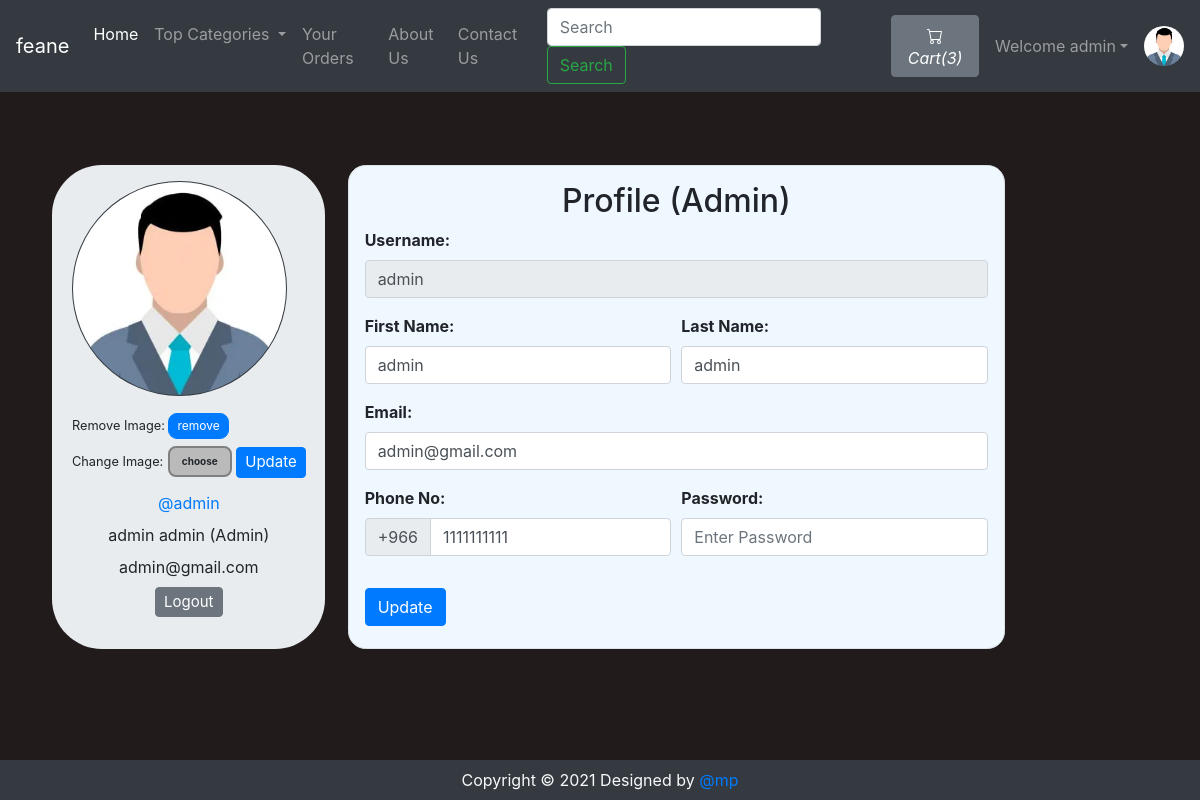
Screenshot of /viewProfile.php (signed in) with the database file from the repository.
### tables this page shows
CREATE TABLE `sitedetail` (
  `tempId` int(11) NOT NULL,
  `systemName` varchar(21) NOT NULL,
  `email` varchar(35) NOT NULL,
  `contact1` bigint(21) NOT NULL,
  `contact2` bigint(21) DEFAULT NULL COMMENT 'Optional',
  `address` text NOT NULL,
  `dateTime` datetime NOT NULL DEFAULT current_timestamp()
);

CREATE TABLE `users` (
  `id` int(21) NOT NULL,
  `username` varchar(21) NOT NULL,
  `firstName` varchar(21) NOT NULL,
  `lastName` varchar(21) NOT NULL,
  `email` varchar(35) NOT NULL,
  `phone` bigint(20) NOT NULL,
  `userType` enum('0','1') NOT NULL DEFAULT '0' COMMENT '0=user\r\n1=admin',
  `password` varchar(255) NOT NULL,
  `joinDate` datetime NOT NULL DEFAULT current_timestamp()
);

### viewProfile.php (the view, shortened to what this page needs)
<!DOCTYPE HTML>
<html lang="en">
<head>
    <link rel="stylesheet" href="https://stackpath.bootstrapcdn.com/bootstrap/4.2.1/css/bootstrap.min.css">
    <link rel="stylesheet" href="https://stackpath.bootstrapcdn.com/bootstrap/4.3.1/css/bootstrap.min.css">
    <link rel="stylesheet" href="https://use.fontawesome.com/releases/v5.7.2/css/all.css">
</head>
<body>
    <?php include 'partials/_dbconnect.php';?>
    <?php require 'partials/_nav.php' ?>
    <?php
        if($loggedin) {
    ?>
    <div class="container">
        <?php
            $sql = "SELECT * FROM users WHERE id='$userId'";
            $result = mysqli_query($conn, $sql);
            $row=mysqli_fetch_assoc($result);
            $username = $row['username'];
            $firstName = $row['firstName'];
            $lastName = $row['lastName'];
            $email = $row['email'];
            $phone = $row['phone'];
            $userType = $row['userType'];
            if($userType == 0) {
                $userType = "User";
            }
            else {
                $userType = "Admin";
            }
        ?>
        <div class="row">
            <div class="jumbotron p-3 mb-3" style="display: flex;justify-content: center;width: 28%;border-radius: 50px;margin: 0 auto;">
                <div class="user-info">
                    <img class="rounded-circle mb-3 bg-dark" src="img/person-<?php echo $userId; ?>.jpg" onError="this.src = 'img/profilePic.jpg'" style="width:215px;height:215px;padding:1px;">
                    <form action="partials/_manageProfile.php" method="POST">
                        <small>Remove Image: </small><button type="submit" class="btn btn-primary" name="removeProfilePic" style="font-size: 12px;padding: 3px 8px;border-radius: 9px;">remove</button>
                    </form>
                    <form action="partials/_manageProfile.php" method="POST" enctype="multipart/form-data" style="margin-top: 7px;">
                        <div class="upload-btn-wrapper">
                            <small>Change Image:</small>
                            <button class="btn upload">choose</button>
                        </div>
                        <button type="submit" name="updateProfilePic" class="btn btn-primary" style="margin-top: -20px;font-size: 15px;padding: 3px 8px;">Update</button>
                    </form>
                    <ul class="meta list list-unstyled" style="text-align:center;">
                        <li class="username my-2"><a href="viewProfile.php">@<?php echo $username ?></a></li>
                        <li class="name"><?php echo $firstName." ".$lastName; ?>
                            <label class="label label-info">(<?php echo $userType ?>)</label>
                        </li>
                        <li class="email"><?php echo $email ?></li>
                        <li class="my-2"><a href="partials/_logout.php"><button class="btn btn-secondary" style="font-size: 15px;padding: 3px 8px;">Logout</button></a></li>
                    </ul>
                </div>
            </div>
            <div class="content-panel mb-3" style="display: flex;justify-content: center;">
                <div class="border p-3" style="border: 2px solid rgba(0, 0, 0, 0.1);border-radius: 1.1rem;background-color: aliceblue;">
                    <h2 class="title text-center">Profile<span class="pro-label label label-warning"> (<?php echo $userType ?>)</span></h2>
                    <form action="partials/_manageProfile.php" method="post">
                        <div class="form-group">
                            <b><label for="username">Username:</label></b>
                            <input class="form-control" id="username" name="username" type="text" disabled value="<?php echo $username ?>">
                        </div>
                        <div class="form-row">
                        <div class="form-group col-md-6">
                            <b><label for="firstName">First Name:</label></b>
                            <input type="text" class="form-control" id="firstName" name="firstName" placeholder="First Name" required value="<?php echo $firstName ?>">
                        </div>
                        <div class="form-group col-md-6">
                            <b><label for="lastName">Last Name:</label></b>
                            <input type="text" class="form-control" id="lastName" name="lastName" placeholder="Last name" required value="<?php echo $lastName ?>">
                        </div>
                        </div>
                        <div class="form-group">
                            <b><label for="email">Email:</label></b>
                            <input type="email" class="form-control" id="email" name="email" placeholder="Enter Your Email" required value="<?php echo $email ?>">
                        </div>
                        <div class="form-row">
                            <div class="form-group  col-md-6">
                                <b><label for="phone">Phone No:</label></b>
                                <div class="input-group mb-3">
                                    <div class="input-group-prepend">
                                        <span class="input-group-text" id="basic-addon">+966</span>
                                    </div>
                                    <input type="tel" class="form-control" id="phone" name="phone" placeholder="Enter Your Phone Number" required pattern="[0-9]{9}" maxlength="10" value="<?php echo $phone ?>">
                                </div>
                            </div>
                            <div class="form-group  col-md-6">
                                <b><label for="password">Password:</label></b>
                                <input class="form-control" id="password" name="password" placeholder="Enter Password" type="password" required minlength="4" maxlength="21" data-toggle="password">
                            </div>
                        </div>
                        <button type="submit" name="updateProfileDetail" class="btn btn-primary">Update</button>
                    </form>
                </div>
            </div>
        </div>
    </div>
    <?php
        }
    ?>
    <?php require 'partials/_footer.php' ?>
</body>
</html>

### partials/_nav.php (shortened to what this page needs)
<?php
if(isset($_SESSION['loggedin']) && $_SESSION['loggedin']==true){
  $loggedin= true;
  $userId = $_SESSION['userId'];
  $username = $_SESSION['username'];
}
else{
  $loggedin = false;
  $userId = 0;
}
$sql = "SELECT * FROM `sitedetail`";
$result = mysqli_query($conn, $sql);
$row = mysqli_fetch_assoc($result);
$systemName = $row['systemName'];
echo '<nav class="navbar navbar-expand-lg navbar-dark bg-dark">
      <a class="navbar-brand" href="index.php">'.$systemName.'</a>
      <button class="navbar-toggler" type="button" data-toggle="collapse" data-target="#navbarSupportedContent" aria-controls="navbarSupportedContent" aria-expanded="false" aria-label="Toggle navigation">
        <span class="navbar-toggler-icon"></span>
      </button>
      <div class="collapse navbar-collapse" id="navbarSupportedContent">
        <ul class="navbar-nav mr-auto">
          <li class="nav-item active">
            <a class="nav-link" href="index.php">Home <span class="sr-only">(current)</span></a>
          </li>
          <li class="nav-item dropdown">
            <a class="nav-link dropdown-toggle" href="#" id="navbarDropdown" role="button" data-toggle="dropdown" aria-haspopup="true" aria-expanded="false">
              Top Categories
            </a>
            <div class="dropdown-menu" aria-labelledby="navbarDropdown">';
            echo '</div>
          </li>
          <li class="nav-item">
            <a class="nav-link" href="viewOrder.php">Your Orders</a>
          </li>
          <li class="nav-item">
            <a class="nav-link" href="about.php">About Us</a>
          </li>
          <li class="nav-item">
            <a class="nav-link" href="contact.php">Contact Us</a>
          </li>
        </ul>
        <form method="get" action="/feane/search.php" class="form-inline my-2 my-lg-0 mx-3">
          <input class="form-control mr-sm-2" type="search" name="search" id="search" placeholder="Search" aria-label="Search" required>
          <button class="btn btn-outline-success my-2 my-sm-0" type="submit">Search</button>
        </form>';
        $countsql = "SELECT SUM(`itemQuantity`) FROM `viewcart` WHERE `userId`=$userId";
        $countresult = mysqli_query($conn, $countsql);
        $countrow = mysqli_fetch_assoc($countresult);
        $count = $countrow['SUM(`itemQuantity`)'];
        echo '<a href="viewCart.php"><button type="button" class="btn btn-secondary mx-2" title="MyCart">
          <svg xmlns="img/cart.svg" width="16" height="16" fill="currentColor" class="bi bi-cart" viewBox="0 0 16 16">
            <path d="M0 1.5A.5.5 0 0 1 .5 1H2a.5.5 0 0 1 .485.379L2.89 3H14.5a.5.5 0 0 1 .491.592l-1.5 8A.5.5 0 0 1 13 12H4a.5.5 0 0 1-.491-.408L2.01 3.607 1.61 2H.5a.5.5 0 0 1-.5-.5zM3.102 4l1.313 7h8.17l1.313-7H3.102zM5 12a2 2 0 1 0 0 4 2 2 0 0 0 0-4zm7 0a2 2 0 1 0 0 4 2 2 0 0 0 0-4zm-7 1a1 1 0 1 1 0 2 1 1 0 0 1 0-2zm7 0a1 1 0 1 1 0 2 1 1 0 0 1 0-2z"/>
          </svg>
          <i class="bi bi-cart">Cart(' .$count. ')</i>
        </button></a>';
        if($loggedin){
          echo '<ul class="navbar-nav mr-2">
            <li class="nav-item dropdown">
              <a class="nav-link dropdown-toggle" href="#" id="navbarDropdown" role="button" data-toggle="dropdown"> Welcome ' .$username. '</a>
              <div class="dropdown-menu" aria-labelledby="navbarDropdown">
                <a class="dropdown-item" href="partials/_logout.php">Logout</a>
              </div>
            </li>
          </ul>
          <div class="text-center image-size-small position-relative">
            <a href="viewProfile.php"><img src="img/person-' .$userId. '.jpg" class="rounded-circle" onError="this.src = \'img/profilePic.jpg\'" style="width:40px; height:40px"></a>
          </div>';
        }
        else {
          echo '
          <button type="button" class="btn btn-success mx-2"  data-toggle="modal" data-target="#loginModal">Login</button>
          <button type="button" class="btn btn-success mx-2"  data-toggle="modal" data-target="#signupModal">SignUp</button>';
        }
  echo '</div>
    </nav>';
?>

### viewProfile.php (style rules this page uses)
body { background-color: #221b1b; }
.row { margin-right: 150px; margin-top: 73px; }
.upload-btn-wrapper { position: relative; overflow: hidden; display: inline-block; }
button.btn.upload { border: 2px solid gray; background-color: #bababa; border-radius: 8px; font-size: 10px; font-weight: bold; }

### rows the page displays
sitedetail: systemName "feane"
users: username "admin", firstName "admin", lastName "admin", userType "Admin", email "admin@gmail.com", phone "1111111111"

### other values shown
$count "3"
$username "admin"
